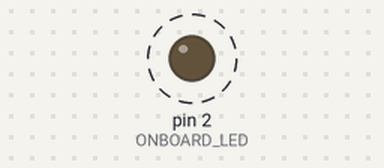
The sketch below on a simulated Arduino Uno, built with avr-gcc and run on an emulated ATmega328P. On the bench: output pins drawn as LEDs (lit = HIGH). Dashed ring = blinking.

Above: at 0.5 s.
Timing chart, 0 to 3.0 s (numbered marks = the images above):
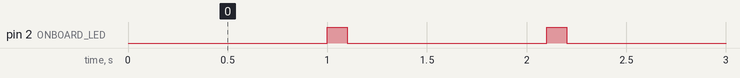

The sketch:

piscaLed.ino
```cpp
int ONBOARD_LED = 2;


void setup() {
  pinMode(ONBOARD_LED,OUTPUT);
  Serial.begin(9600);
}

void loop() {
  delay(1000);
  digitalWrite(ONBOARD_LED,HIGH);
  delay(100);
  digitalWrite(ONBOARD_LED,LOW);
}
```

Measured:
- by itself, pin 2 (ONBOARD_LED): alternates HIGH for 0.10 s and LOW for 1.0 s
